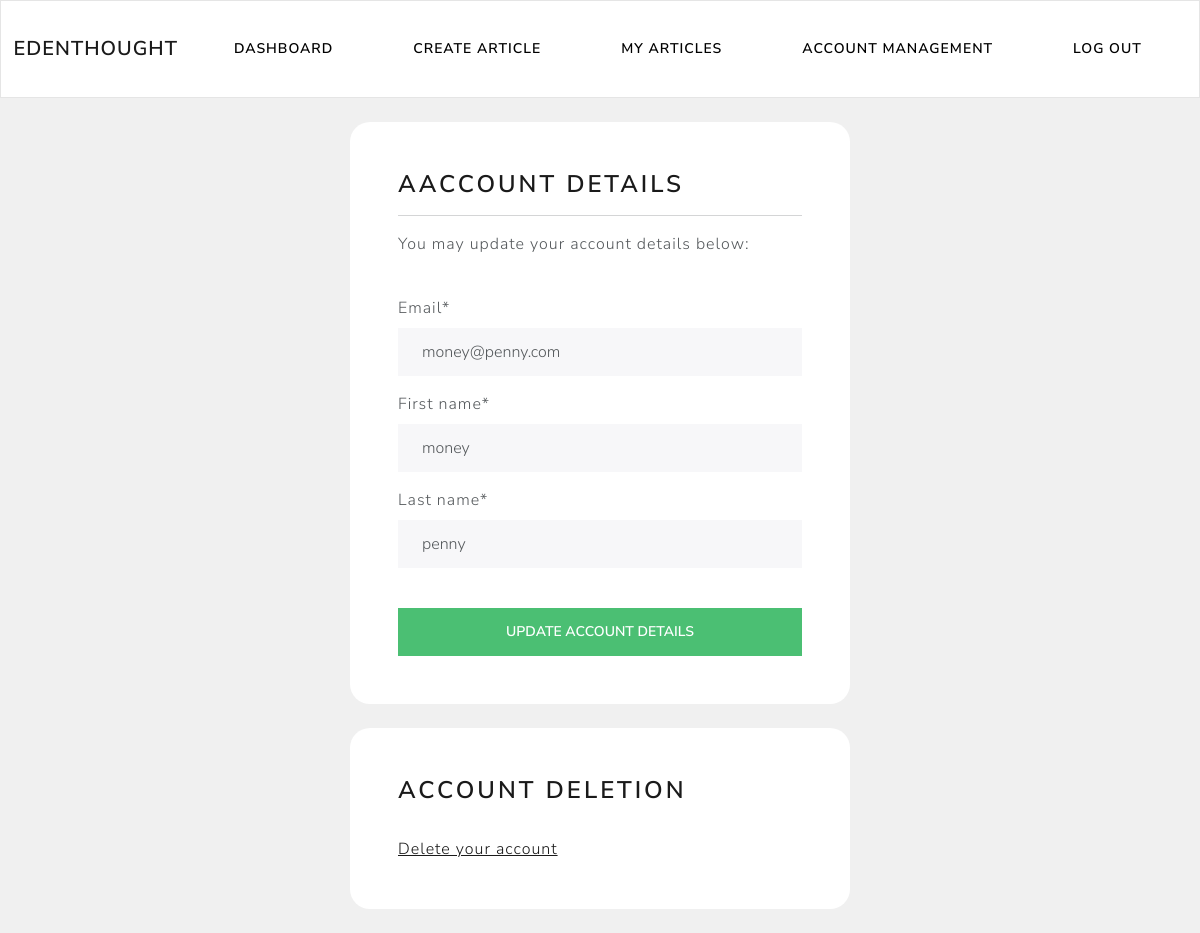
The page /writer/account-management (signed in) on the database its author committed.
### account/models.py (models this page shows, shortened)
class CustomUser(AbstractBaseUser, PermissionsMixin):
    username = None
    email = models.EmailField(unique=True)
    first_name = models.CharField(max_length=80)
    last_name = models.CharField(max_length=135)
    is_active = models.BooleanField(default=True)
    is_staff = models.BooleanField(default=False)
    date_joined = models.DateTimeField(default=timezone.now)
    is_writer = models.BooleanField(default=False, verbose_name="Are you a writer?")
    USERNAME_FIELD = "email"
    REQUIRED_FIELDS = []
    objects = CustomUserManager()

### writer/views.py (the view)
# urls.py: path('account-management', views.account_management, name="account-management"),
@login_required(login_url="my-login")
def account_management(request):
    form = UpdateUserForm(instance=request.user)
    if request.method == "POST":
        form = UpdateUserForm(request.POST, instance=request.user)
        if form.is_valid():
            form.save()
            return redirect("writer-dashboard")
    context = {"UpdateUserForm": form}
    return render(request, "writer/account-management.html", context)

### writer/forms.py
class UpdateUserForm(ModelForm):
    password = None
    class Meta:
        model = CustomUser
        fields = ["email", "first_name", "last_name",]
        exclude = ["password1", "password2",]

### writer/templates/writer/account-management.html (shortened to what this page needs)
{% extends "writer/navbar.html" %}
{% load crispy_forms_tags %}
{% block content %}
    <br>
    <div class="container bg-white shadow-md p-5 form-layout">
        <h3>Aaccount Details </h3>
        <hr>
        <p>You may update your account details below: </p>
        <br>
        <form method="POST" autocomplete="off">
            {{UpdateUserForm|crispy}}
            <br>
            <input class="btn btn-success w-100" type="submit" value="Update account details"/>
        </form>
    </div>
    <br>
    <div class="container bg-white shadow-md p-5 form-layout">
        <h3>Account Deletion</h3>
        <br>
        <a href="{% url "delete-account" %}">Delete your account</a>
    </div>
    <br>
{% endblock content %}

### static/css/styles.css (style rules this page uses)
.form-layout { width: 500px; border-radius: 20px; }

### rows shown on the page
CustomUser: email "money@penny.com", first_name "money", last_name "penny"
